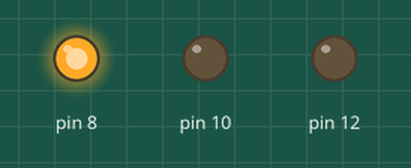
Bench run of a program on a simulated Raspberry Pi (header pin numbers). On the bench: output pins drawn as LEDs (lit = HIGH).

Above: at 0.2 s.
At 1.2 s:
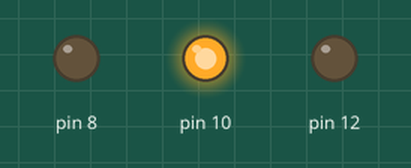
At 2.2 s:
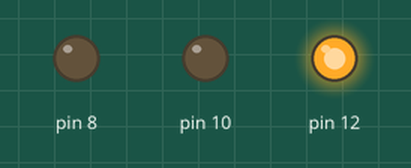
At 5.7 s:
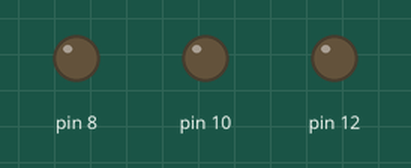
Timing chart, 0 to 6.9 s (numbered marks = the images above):
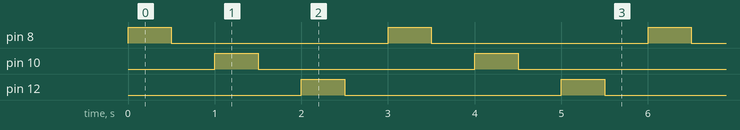

Measured:
- by itself, pin 8, pin 10, pin 12: alternates HIGH for 0.50 s and LOW for 2.5 s
- by itself, everything shown: repeats every 3.0 s, in 6 steps

The program:

gpio_func.py
```python
# import RPi.GPIO as GPIO
# import time
from RPi.GPIO import *
from time import *
import sys

Red= 8; Green=10; Blue= 12

list_RGB= [Red, Green, Blue]

def LED_setup():
    setmode(BOARD)
    setwarnings(False)

    for value in list_RGB:
        setup(value, OUT)

def main():
    LED_setup()
    while True:
        for value in list_RGB:
            output(value, HIGH)
            sleep(0.5)
            output(value, LOW)
            sleep(0.5)

if __name__ == '__main__':
    main()
```
